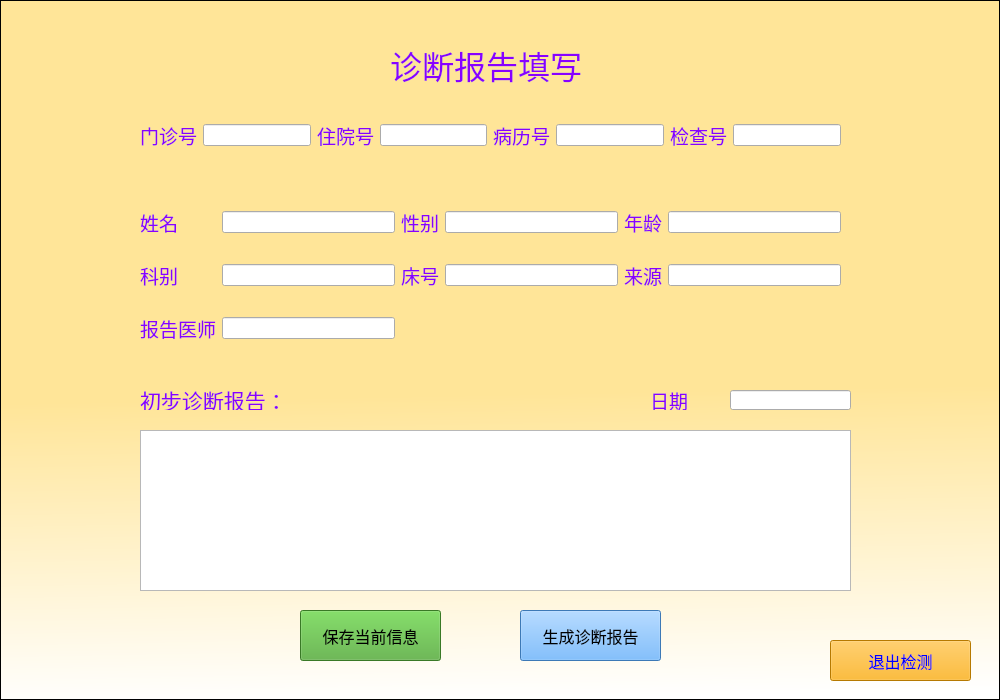
<?xml version="1.0" encoding="UTF-8"?>
<ui version="4.0">
 <class>Form</class>
 <widget class="QWidget" name="Form">
  <property name="geometry">
   <rect>
    <x>0</x>
    <y>0</y>
    <width>1000</width>
    <height>700</height>
   </rect>
  </property>
  <property name="palette">
   <palette>
    <active>
     <colorrole role="WindowText">
      <brush brushstyle="SolidPattern">
       <color alpha="255">
        <red>136</red>
        <green>0</green>
        <blue>255</blue>
       </color>
      </brush>
     </colorrole>
     <colorrole role="Button">
      <brush brushstyle="SolidPattern">
       <color alpha="255">
        <red>119</red>
        <green>139</green>
        <blue>255</blue>
       </color>
      </brush>
     </colorrole>
     <colorrole role="ButtonText">
      <brush brushstyle="SolidPattern">
       <color alpha="255">
        <red>170</red>
        <green>0</green>
        <blue>0</blue>
       </color>
      </brush>
     </colorrole>
    </active>
    <inactive>
     <colorrole role="WindowText">
      <brush brushstyle="SolidPattern">
       <color alpha="255">
        <red>136</red>
        <green>0</green>
        <blue>255</blue>
       </color>
      </brush>
     </colorrole>
     <colorrole role="Button">
      <brush brushstyle="SolidPattern">
       <color alpha="255">
        <red>119</red>
        <green>139</green>
        <blue>255</blue>
       </color>
      </brush>
     </colorrole>
     <colorrole role="ButtonText">
      <brush brushstyle="SolidPattern">
       <color alpha="255">
        <red>170</red>
        <green>0</green>
        <blue>0</blue>
       </color>
      </brush>
     </colorrole>
    </inactive>
    <disabled>
     <colorrole role="WindowText">
      <brush brushstyle="SolidPattern">
       <color alpha="255">
        <red>120</red>
        <green>120</green>
        <blue>120</blue>
       </color>
      </brush>
     </colorrole>
     <colorrole role="Button">
      <brush brushstyle="SolidPattern">
       <color alpha="255">
        <red>119</red>
        <green>139</green>
        <blue>255</blue>
       </color>
      </brush>
     </colorrole>
     <colorrole role="ButtonText">
      <brush brushstyle="SolidPattern">
       <color alpha="255">
        <red>120</red>
        <green>120</green>
        <blue>120</blue>
       </color>
      </brush>
     </colorrole>
    </disabled>
   </palette>
  </property>
  <property name="windowTitle">
   <string>填写信息界面</string>
  </property>
  <property name="autoFillBackground">
   <bool>false</bool>
  </property>
  <widget class="QLabel" name="label">
   <property name="geometry">
    <rect>
     <x>390</x>
     <y>40</y>
     <width>201</width>
     <height>50</height>
    </rect>
   </property>
   <property name="font">
    <font>
     <family>楷体</family>
     <pointsize>24</pointsize>
    </font>
   </property>
   <property name="text">
    <string>诊断报告填写</string>
   </property>
   <property name="textFormat">
    <enum>Qt::AutoText</enum>
   </property>
  </widget>
  <widget class="QWidget" name="horizontalLayoutWidget">
   <property name="geometry">
    <rect>
     <x>140</x>
     <y>100</y>
     <width>701</width>
     <height>71</height>
    </rect>
   </property>
   <layout class="QHBoxLayout" name="horizontalLayout">
    <item>
     <widget class="QLabel" name="label1">
      <property name="font">
       <font>
        <family>楷体</family>
        <pointsize>14</pointsize>
       </font>
      </property>
      <property name="text">
       <string>门诊号</string>
      </property>
      <property name="buddy">
       <cstring>lineEdit1</cstring>
      </property>
     </widget>
    </item>
    <item>
     <widget class="QLineEdit" name="lineEdit1">
      <property name="text">
       <string/>
      </property>
      <property name="placeholderText">
       <string/>
      </property>
     </widget>
    </item>
    <item>
     <widget class="QLabel" name="label2">
      <property name="font">
       <font>
        <family>楷体</family>
        <pointsize>14</pointsize>
       </font>
      </property>
      <property name="text">
       <string>住院号</string>
      </property>
      <property name="buddy">
       <cstring>lineEdit2</cstring>
      </property>
     </widget>
    </item>
    <item>
     <widget class="QLineEdit" name="lineEdit2">
      <property name="text">
       <string/>
      </property>
      <property name="placeholderText">
       <string/>
      </property>
     </widget>
    </item>
    <item>
     <widget class="QLabel" name="label3">
      <property name="font">
       <font>
        <family>楷体</family>
        <pointsize>14</pointsize>
       </font>
      </property>
      <property name="text">
       <string>病历号</string>
      </property>
      <property name="buddy">
       <cstring>lineEdit3</cstring>
      </property>
     </widget>
    </item>
    <item>
     <widget class="QLineEdit" name="lineEdit3">
      <property name="text">
       <string/>
      </property>
      <property name="placeholderText">
       <string/>
      </property>
     </widget>
    </item>
    <item>
     <widget class="QLabel" name="label4">
      <property name="font">
       <font>
        <family>楷体</family>
        <pointsize>14</pointsize>
       </font>
      </property>
      <property name="text">
       <string>检查号</string>
      </property>
      <property name="buddy">
       <cstring>lineEdit4</cstring>
      </property>
     </widget>
    </item>
    <item>
     <widget class="QLineEdit" name="lineEdit4">
      <property name="text">
       <string/>
      </property>
      <property name="placeholderText">
       <string/>
      </property>
     </widget>
    </item>
   </layout>
  </widget>
  <widget class="QWidget" name="gridLayoutWidget">
   <property name="geometry">
    <rect>
     <x>140</x>
     <y>190</y>
     <width>701</width>
     <height>171</height>
    </rect>
   </property>
   <layout class="QGridLayout" name="gridLayout">
    <item row="0" column="2">
     <widget class="QLabel" name="label6">
      <property name="font">
       <font>
        <family>楷体</family>
        <pointsize>14</pointsize>
       </font>
      </property>
      <property name="text">
       <string>性别</string>
      </property>
      <property name="buddy">
       <cstring>lineEdit6</cstring>
      </property>
     </widget>
    </item>
    <item row="1" column="0">
     <widget class="QLabel" name="label8">
      <property name="font">
       <font>
        <family>楷体</family>
        <pointsize>14</pointsize>
       </font>
      </property>
      <property name="text">
       <string>科别</string>
      </property>
     </widget>
    </item>
    <item row="1" column="4">
     <widget class="QLabel" name="label10">
      <property name="font">
       <font>
        <family>楷体</family>
        <pointsize>14</pointsize>
       </font>
      </property>
      <property name="text">
       <string>来源</string>
      </property>
      <property name="buddy">
       <cstring>lineEdit10</cstring>
      </property>
     </widget>
    </item>
    <item row="1" column="1">
     <widget class="QLineEdit" name="lineEdit8">
      <property name="text">
       <string/>
      </property>
      <property name="placeholderText">
       <string/>
      </property>
     </widget>
    </item>
    <item row="0" column="0">
     <widget class="QLabel" name="label5">
      <property name="font">
       <font>
        <family>楷体</family>
        <pointsize>14</pointsize>
       </font>
      </property>
      <property name="text">
       <string>姓名</string>
      </property>
      <property name="buddy">
       <cstring>lineEdit5</cstring>
      </property>
     </widget>
    </item>
    <item row="0" column="1">
     <widget class="QLineEdit" name="lineEdit5">
      <property name="text">
       <string/>
      </property>
      <property name="placeholderText">
       <string/>
      </property>
     </widget>
    </item>
    <item row="1" column="2">
     <widget class="QLabel" name="label9">
      <property name="font">
       <font>
        <family>楷体</family>
        <pointsize>14</pointsize>
       </font>
      </property>
      <property name="text">
       <string>床号</string>
      </property>
      <property name="buddy">
       <cstring>lineEdit9</cstring>
      </property>
     </widget>
    </item>
    <item row="1" column="5">
     <widget class="QLineEdit" name="lineEdit10">
      <property name="text">
       <string/>
      </property>
      <property name="placeholderText">
       <string/>
      </property>
     </widget>
    </item>
    <item row="0" column="4">
     <widget class="QLabel" name="label7">
      <property name="font">
       <font>
        <family>楷体</family>
        <pointsize>14</pointsize>
       </font>
      </property>
      <property name="text">
       <string>年龄</string>
      </property>
      <property name="buddy">
       <cstring>lineEdit7</cstring>
      </property>
     </widget>
    </item>
    <item row="1" column="3">
     <widget class="QLineEdit" name="lineEdit9">
      <property name="text">
       <string/>
      </property>
      <property name="placeholderText">
       <string/>
      </property>
     </widget>
    </item>
    <item row="3" column="1">
     <widget class="QLineEdit" name="lineEdit11">
      <property name="text">
       <string/>
      </property>
     </widget>
    </item>
    <item row="0" column="3">
     <widget class="QLineEdit" name="lineEdit6">
      <property name="text">
       <string/>
      </property>
      <property name="placeholderText">
       <string/>
      </property>
     </widget>
    </item>
    <item row="0" column="5">
     <widget class="QLineEdit" name="lineEdit7">
      <property name="text">
       <string/>
      </property>
      <property name="placeholderText">
       <string/>
      </property>
     </widget>
    </item>
    <item row="3" column="0">
     <widget class="QLabel" name="label11">
      <property name="font">
       <font>
        <family>楷体</family>
        <pointsize>14</pointsize>
       </font>
      </property>
      <property name="text">
       <string>报告医师</string>
      </property>
      <property name="buddy">
       <cstring>lineEdit1</cstring>
      </property>
     </widget>
    </item>
   </layout>
  </widget>
  <widget class="QLabel" name="labelresult">
   <property name="geometry">
    <rect>
     <x>140</x>
     <y>390</y>
     <width>171</width>
     <height>20</height>
    </rect>
   </property>
   <property name="font">
    <font>
     <family>楷体</family>
     <pointsize>16</pointsize>
    </font>
   </property>
   <property name="text">
    <string>初步诊断报告：</string>
   </property>
   <property name="buddy">
    <cstring>textEdit</cstring>
   </property>
  </widget>
  <widget class="QTextEdit" name="textEdit">
   <property name="geometry">
    <rect>
     <x>140</x>
     <y>430</y>
     <width>711</width>
     <height>161</height>
    </rect>
   </property>
   <property name="font">
    <font>
     <family>楷体</family>
     <pointsize>14</pointsize>
    </font>
   </property>
   <property name="html">
    <string>&lt;!DOCTYPE HTML PUBLIC &quot;-//W3C//DTD HTML 4.0//EN&quot; &quot;http://www.w3.org/TR/REC-html40/strict.dtd&quot;&gt;
&lt;html&gt;&lt;head&gt;&lt;meta name=&quot;qrichtext&quot; content=&quot;1&quot; /&gt;&lt;style type=&quot;text/css&quot;&gt;
p, li { white-space: pre-wrap; }
&lt;/style&gt;&lt;/head&gt;&lt;body style=&quot; font-family:'楷体'; font-size:14pt; font-weight:400; font-style:normal;&quot;&gt;
&lt;p style=&quot;-qt-paragraph-type:empty; margin-top:0px; margin-bottom:0px; margin-left:0px; margin-right:0px; -qt-block-indent:0; text-indent:0px;&quot;&gt;&lt;br /&gt;&lt;/p&gt;&lt;/body&gt;&lt;/html&gt;</string>
   </property>
  </widget>
  <widget class="QPushButton" name="pushButton1">
   <property name="geometry">
    <rect>
     <x>300</x>
     <y>610</y>
     <width>141</width>
     <height>51</height>
    </rect>
   </property>
   <property name="font">
    <font>
     <family>楷体</family>
     <pointsize>12</pointsize>
    </font>
   </property>
   <property name="styleSheet">
    <string notr="true">background-color: rgb(80, 170, 53);</string>
   </property>
   <property name="text">
    <string>保存当前信息</string>
   </property>
  </widget>
  <widget class="QPushButton" name="pushButton2">
   <property name="geometry">
    <rect>
     <x>520</x>
     <y>610</y>
     <width>141</width>
     <height>51</height>
    </rect>
   </property>
   <property name="font">
    <font>
     <family>楷体</family>
     <pointsize>12</pointsize>
    </font>
   </property>
   <property name="styleSheet">
    <string notr="true">background-color:rgb(85, 170, 255)</string>
   </property>
   <property name="text">
    <string>生成诊断报告</string>
   </property>
  </widget>
  <widget class="QListView" name="listView">
   <property name="geometry">
    <rect>
     <x>0</x>
     <y>0</y>
     <width>1000</width>
     <height>700</height>
    </rect>
   </property>
   <property name="styleSheet">
    <string notr="true">background-color: qlineargradient(spread:pad, x1:0.483, y1:0, x2:0.511727, y2:1, stop:0.5625 rgba(255, 229, 152, 255), stop:1 rgba(255, 255, 255, 255));</string>
   </property>
  </widget>
  <widget class="QLineEdit" name="lineEdit12">
   <property name="geometry">
    <rect>
     <x>730</x>
     <y>390</y>
     <width>121</width>
     <height>20</height>
    </rect>
   </property>
   <property name="text">
    <string/>
   </property>
  </widget>
  <widget class="QLabel" name="label2_2">
   <property name="geometry">
    <rect>
     <x>650</x>
     <y>390</y>
     <width>71</width>
     <height>20</height>
    </rect>
   </property>
   <property name="font">
    <font>
     <family>楷体</family>
     <pointsize>14</pointsize>
    </font>
   </property>
   <property name="text">
    <string>日期</string>
   </property>
   <property name="buddy">
    <cstring>lineEdit2</cstring>
   </property>
  </widget>
  <widget class="QPushButton" name="pushButton3">
   <property name="geometry">
    <rect>
     <x>830</x>
     <y>640</y>
     <width>141</width>
     <height>41</height>
    </rect>
   </property>
   <property name="font">
    <font>
     <family>楷体</family>
     <pointsize>12</pointsize>
    </font>
   </property>
   <property name="styleSheet">
    <string notr="true">background-color: rgb(255, 170, 0);
color: rgb(0, 0, 255);</string>
   </property>
   <property name="text">
    <string>退出检测</string>
   </property>
  </widget>
  <zorder>listView</zorder>
  <zorder>label</zorder>
  <zorder>horizontalLayoutWidget</zorder>
  <zorder>gridLayoutWidget</zorder>
  <zorder>labelresult</zorder>
  <zorder>textEdit</zorder>
  <zorder>pushButton1</zorder>
  <zorder>pushButton2</zorder>
  <zorder>lineEdit12</zorder>
  <zorder>label2_2</zorder>
  <zorder>pushButton3</zorder>
 </widget>
 <resources/>
 <connections/>
</ui>
